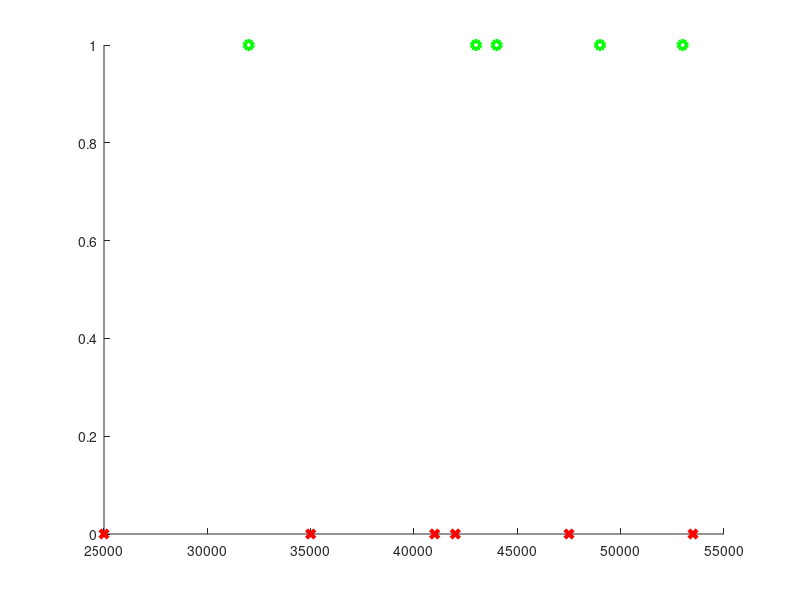

This figure's MATLAB source:
function lda

clear;
close all;

% Define some simple comments to make things more readable.
NO = 0;
YES = 1;

% Here's the data as it was provided in the homework.
DATA = [
	25000,	NO;
	35000,	NO;
	32000,	YES;
	41000,	NO;
	42000,	NO;
	43000, 	YES;
	44000, 	YES;
	47500, 	NO;
	49000, 	YES;
	53000, 	YES;
	53500, 	NO
]

OWNERS = DATA( find(DATA(:,2)),1 );
NONOWNERS = setdiff(DATA(:,1), OWNERS);

hold on;
plot(NONOWNERS, NO, 'xr', 'LineWidth', 3);
plot(OWNERS, YES, 'og', 'LineWidth', 3);

end
